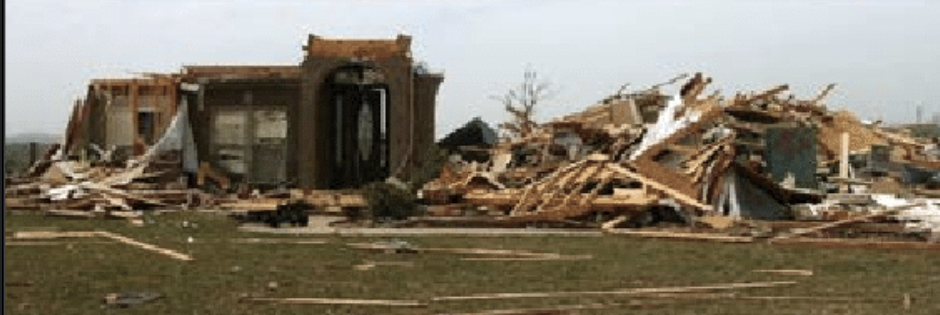
#> input picture Test/after.png, 940 x 315 px
$ python vision_test.py
#> lines starting #> are read from the running program, lines starting #| are printed output that depends on the picture; after the words box and inside, x2 and y2 are one past the last pixel; in counts of white or black regions, pixels touching at a corner belong together
### vision/change_detector.py
import cv2
import numpy as np
from typing import Dict, List, Tuple

class ChangeDetector:
    def __init__(self):
        self.threshold = 30
        self.min_contour_area = 100
        try:
            self.orb = cv2.ORB_create()
        except Exception:
            self.orb = None
        try:
            self.bf = cv2.BFMatcher()
        except Exception:
            self.bf = None

    def detect_changes(self, before_image, after_image) -> Dict:
        """Detect changes between two images"""
#> called with before_image = 'after.png', after_image = 'before.png'
        # If inputs are file paths, load images
        if isinstance(before_image, str):
            before_image = cv2.imread(before_image)
#> before_image is the input picture: shape (315, 940, 3); mean B, G, R 106.7, 122.5, 131.2
            if before_image is None:
                before_image = np.zeros((100,100,3), dtype=np.uint8)
        if isinstance(after_image, str):
            after_image = cv2.imread(after_image)
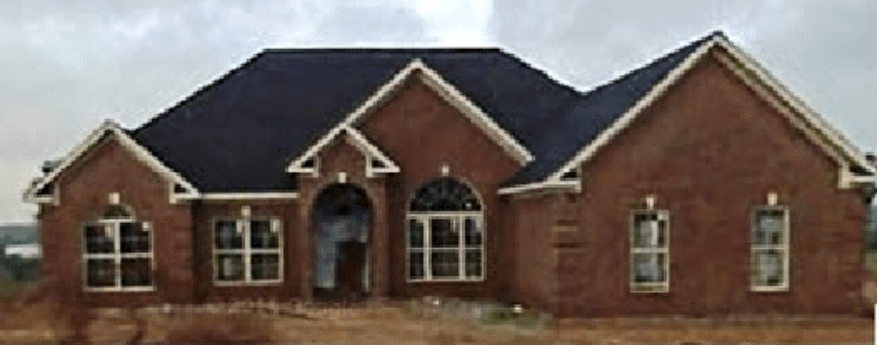
#> input picture Test/before.png, 877 x 345 px
#> after_image is the input picture: shape (345, 877, 3); mean B, G, R 94.7, 101.8, 112.9
            if after_image is None:
                after_image = np.ones((100,100,3), dtype=np.uint8)*255
        # Ensure same size
        h, w = before_image.shape[:2]
#> h = 315; w = 940
        after_resized = cv2.resize(after_image, (w, h))
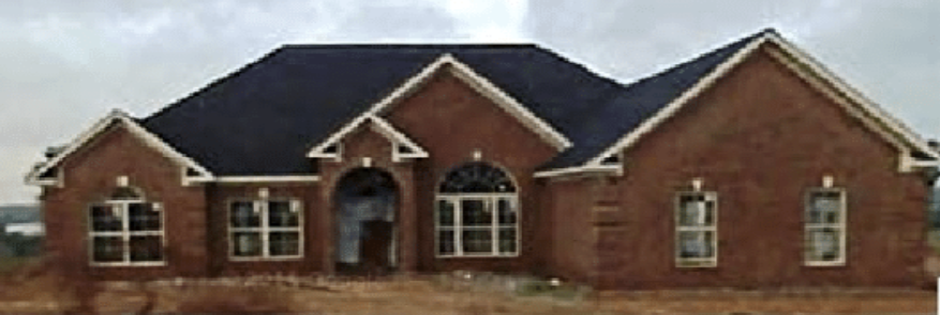
#> after_resized: shape (315, 940, 3); mean B, G, R 94.6, 101.7, 112.8

        # Convert to grayscale
        before_gray = cv2.cvtColor(before_image, cv2.COLOR_BGR2GRAY)
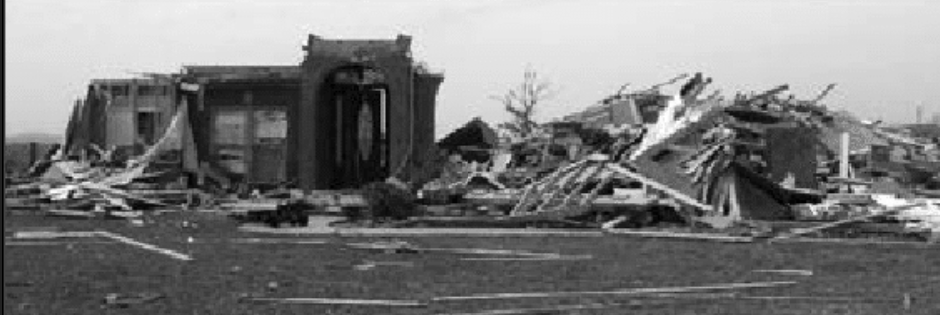
#> before_gray: shape (315, 940); min 0, max 255, mean 123.3
        after_gray = cv2.cvtColor(after_resized, cv2.COLOR_BGR2GRAY)
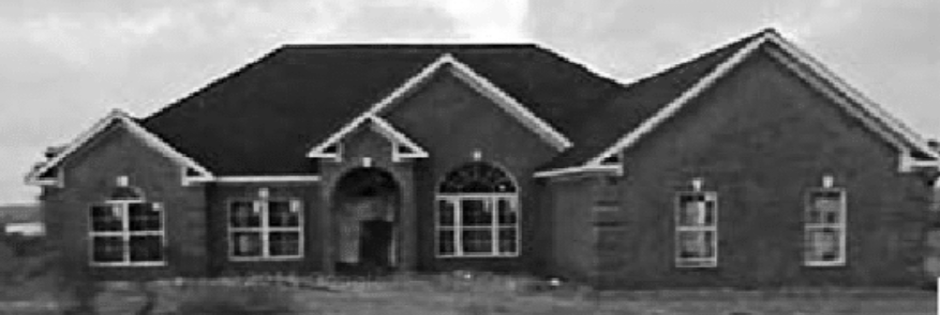
#> after_gray: shape (315, 940); min 0, max 255, mean 104.2

        # Absolute difference and threshold
        diff = cv2.absdiff(before_gray, after_gray)
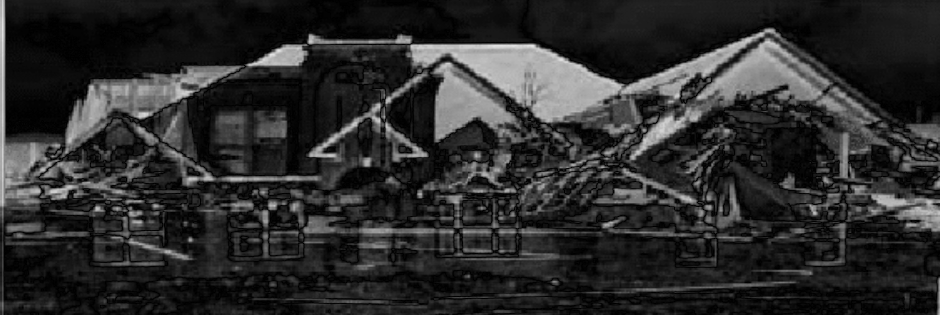
#> diff: shape (315, 940); min 0, max 228, mean 44.3
        _, thresh = cv2.threshold(diff, self.threshold, 255, cv2.THRESH_BINARY)
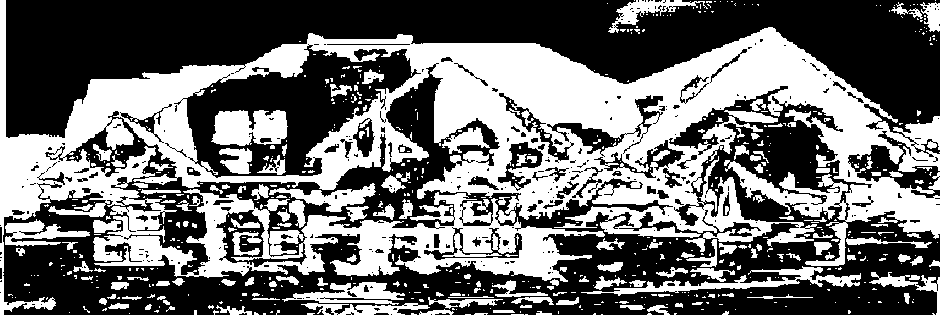
#> thresh: shape (315, 940); 43.2% white; 660 white regions (504 under 20 px)

        # Find contours of changes
        contours, _ = cv2.findContours(thresh, cv2.RETR_EXTERNAL, cv2.CHAIN_APPROX_SIMPLE)
#> contours = 458 contours, 381 with area under 20; largest, box (x1, y1, x2, y2) and area: (0, 0, 940, 315) 149286, (581, 266, 861, 296) 1592, (282, 282, 405, 305) 1178, (5, 219, 90, 246) 912, (608, 0, 708, 33) 804
        significant_contours = self._identify_significant_changes(contours)

        # Calculate change metrics
        total_change_area = sum(cv2.contourArea(c) for c in significant_contours)
        change_percentage = (total_change_area / (h * w)) * 100 if (h*w) > 0 else 0.0

        # Get bounding boxes
        change_regions = [cv2.boundingRect(c) for c in significant_contours]

        # compute similarity score using ORB features if available
        similarity_score = 0.0
        if self.orb is not None and self.bf is not None:
            try:
                kp1, des1 = self.orb.detectAndCompute(before_gray, None)
                kp2, des2 = self.orb.detectAndCompute(after_gray, None)
                if des1 is not None and des2 is not None and len(des1) > 0 and len(des2) > 0:
                    matches = self.bf.match(des1, des2)
                    if matches:
                        # lower distance means more similar, so invert to a similarity-like metric
                        avg_distance = sum([m.distance for m in matches]) / len(matches)
                        similarity_score = max(0.0, 100.0 - avg_distance)
                    else:
                        similarity_score = 0.0
                else:
                    similarity_score = 0.0
            except Exception:
                similarity_score = 0.0

        # derive change types
        change_types = []
        for area in [cv2.contourArea(c) for c in significant_contours]:
            if area > (h*w)*0.01:
                change_types.append('major')
            else:
                change_types.append('minor')

        change_summary = {
            'total_regions': len(change_regions),
            'major_changes': sum(1 for t in change_types if t=='major'),
            'minor_changes': sum(1 for t in change_types if t=='minor')
        }

        return {
            'change_percentage': change_percentage,
            'num_changes': len(significant_contours),
            'change_regions': change_regions,
            'total_change_area': total_change_area,
            'difference_image': diff,
            'threshold_image': thresh,
            'similarity_score': similarity_score,
            'change_types': change_types,
            'change_summary': change_summary
        }

    def _identify_significant_changes(self, data, threshold=None):
        significant = []
        # if data is an image (diff), compute contours
        if isinstance(data, (list, tuple, np.ndarray)):
#> (the run stopped early here; a loop or call above may not have finished)
